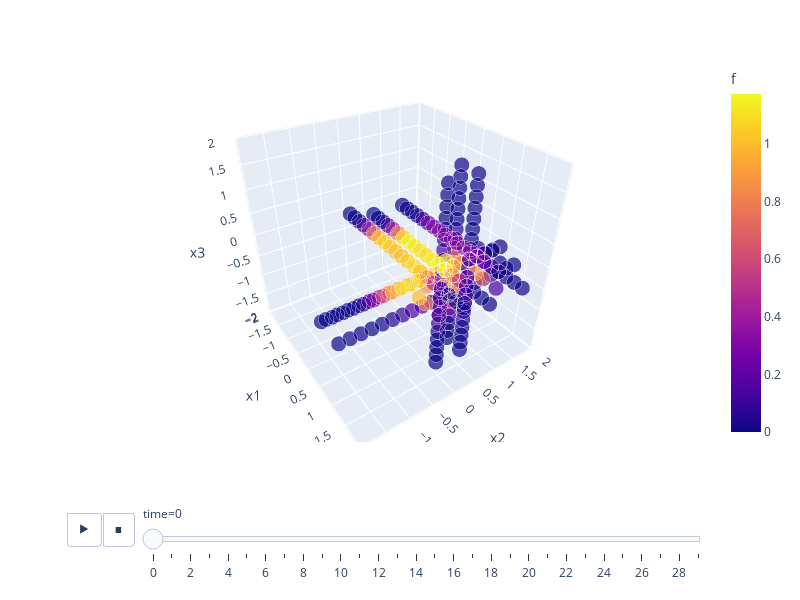

The cell this chart's notebook holds for it:
### Code cell
G_opt, df = ttnopt(G, O, nsweep = 5)
fig = grid_animation(df)
fig.show()

### Figure 1 — Plotly figure (JSON) as saved in the notebook; plotly's stock layout.template omitted (floating-point values rounded to 4 significant figures; data arrays with more than 128 entries replaced by an {"elided": "..."} marker saying what was removed)
{"data": [{"hovertemplate": "<b>%{hovertext}</b><br><br>time=0<br>x1=%{x}<br>x2=%{y}<br>x3=%{z}<br>size=%{marker.size}<br>f=%{marker.color}<extra></extra>", "hovertext": {"elided": "207 int values"}, "ids": {"elided": "207 int values"}, "legendgroup": "", "marker": {"color": {"elided": "207 float values"}, "coloraxis": "coloraxis", "size": {"elided": "207 int values"}, "sizemode": "area", "sizeref": 0.004444, "symbol": "circle"}, "mode": "markers", "name": "", "scene": "scene", "showlegend": false, "type": "scatter3d", "x": {"elided": "207 float values"}, "y": {"elided": "207 float values"}, "z": {"elided": "207 float values"}}], "layout": {"coloraxis": {"colorbar": {"title": {"text": "f"}}, "colorscale": [[0, "#0d0887"], [0.1111, "#46039f"], [0.2222, "#7201a8"], [0.3333, "#9c179e"], [0.4444, "#bd3786"], [0.5556, "#d8576b"], [0.6667, "#ed7953"], [0.7778, "#fb9f3a"], [0.8889, "#fdca26"], [1, "#f0f921"]]}, "height": 600, "legend": {"itemsizing": "constant", "tracegroupgap": 0}, "margin": {"t": 60}, "scene": {"camera": {"center": {"x": 0, "y": 0, "z": 0}, "eye": {"x": 1.5, "y": -1, "z": 1.2}, "up": {"x": 0, "y": 0, "z": 1}}, "domain": {"x": [0, 1], "y": [0, 1]}, "xaxis": {"title": {"text": "x1"}}, "yaxis": {"title": {"text": "x2"}}, "zaxis": {"title": {"text": "x3"}}}, "sliders": [{"active": 0, "currentvalue": {"prefix": "time="}, "len": 0.9, "pad": {"b": 10, "t": 60}, "steps": [{"args": [["0"], {"frame": {"duration": 0, "redraw": true}, "fromcurrent": true, "mode": "immediate", "transition": {"duration": 0, "easing": "linear"}}], "label": "0", "method": "animate"}, {"args": [["1"], {"frame": {"duration": 0, "redraw": true}, "fromcurrent": true, "mode": "immediate", "transition": {"duration": 0, "easing": "linear"}}], "label": "1", "method": "animate"}, {"args": [["2"], {"frame": {"duration": 0, "redraw": true}, "fromcurrent": true, "mode": "immediate", "transition": {"duration": 0, "easing": "linear"}}], "label": "2", "method": "animate"}, {"args": [["3"], {"frame": {"duration": 0, "redraw": true}, "fromcurrent": true, "mode": "immediate", "transition": {"duration": 0, "easing": "linear"}}], "label": "3", "method": "animate"}, {"args": [["4"], {"frame": {"duration": 0, "redraw": true}, "fromcurrent": true, "mode": "immediate", "transition": {"duration": 0, "easing": "linear"}}], "label": "4", "method": "animate"}, {"args": [["5"], {"frame": {"duration": 0, "redraw": true}, "fromcurrent": true, "mode": "immediate", "transition": {"duration": 0, "easing": "linear"}}], "label": "5", "method": "animate"}, {"args": [["6"], {"frame": {"duration": 0, "redraw": true}, "fromcurrent": true, "mode": "immediate", "transition": {"duration": 0, "easing": "linear"}}], "label": "6", "method": "animate"}, {"args": [["7"], {"frame": {"duration": 0, "redraw": true}, "fromcurrent": true, "mode": "immediate", "transition": {"duration": 0, "easing": "linear"}}], "label": "7", "method": "animate"}, {"args": [["8"], {"frame": {"duration": 0, "redraw": true}, "fromcurrent": true, "mode": "immediate", "transition": {"duration": 0, "easing": "linear"}}], "label": "8", "method": "animate"}, {"args": [["9"], {"frame": {"duration": 0, "redraw": true}, "fromcurrent": true, "mode": "immediate", "transition": {"duration": 0, "easing": "linear"}}], "label": "9", "method": "animate"}, {"args": [["10"], {"frame": {"duration": 0, "redraw": true}, "fromcurrent": true, "mode": "immediate", "transition": {"duration": 0, "easing": "linear"}}], "label": "10", "method": "animate"}, {"args": [["11"], {"frame": {"duration": 0, "redraw": true}, "fromcurrent": true, "mode": "immediate", "transition": {"duration": 0, "easing": "linear"}}], "label": "11", "method": "animate"}, {"args": [["12"], {"frame": {"duration": 0, "redraw": true}, "fromcurrent": true, "mode": "immediate", "transition": {"duration": 0, "easing": "linear"}}], "label": "12", "method": "animate"}, {"args": [["13"], {"frame": {"duration": 0, "redraw": true}, "fromcurrent": true, "mode": "immediate", "transition": {"duration": 0, "easing": "linear"}}], "label": "13", "method": "animate"}, {"args": [["14"], {"frame": {"duration": 0, "redraw": true}, "fromcurrent": true, "mode": "immediate", "transition": {"duration": 0, "easing": "linear"}}], "label": "14", "method": "animate"}, {"args": [["15"], {"frame": {"duration": 0, "redraw": true}, "fromcurrent": true, "mode": "immediate", "transition": {"duration": 0, "easing": "linear"}}], "label": "15", "method": "animate"}, {"args": [["16"], {"frame": {"duration": 0, "redraw": true}, "fromcurrent": true, "mode": "immediate", "transition": {"duration": 0, "easing": "linear"}}], "label": "16", "method": "animate"}, {"args": [["17"], {"frame": {"duration": 0, "redraw": true}, "fromcurrent": true, "mode": "immediate", "transition": {"duration": 0, "easing": "linear"}}], "label": "17", "method": "animate"}, {"args": [["18"], {"frame": {"duration": 0, "redraw": true}, "fromcurrent": true, "mode": "immediate", "transition": {"duration": 0, "easing": "linear"}}], "label": "18", "method": "animate"}, {"args": [["19"], {"frame": {"duration": 0, "redraw": true}, "fromcurrent": true, "mode": "immediate", "transition": {"duration": 0, "easing": "linear"}}], "label": "19", "method": "animate"}, {"args": [["20"], {"frame": {"duration": 0, "redraw": true}, "fromcurrent": true, "mode": "immediate", "transition": {"duration": 0, "easing": "linear"}}], "label": "20", "method": "animate"}, {"args": [["21"], {"frame": {"duration": 0, "redraw": true}, "fromcurrent": true, "mode": "immediate", "transition": {"duration": 0, "easing": "linear"}}], "label": "21", "method": "animate"}, {"args": [["22"], {"frame": {"duration": 0, "redraw": true}, "fromcurrent": true, "mode": "immediate", "transition": {"duration": 0, "easing": "linear"}}], "label": "22", "method": "animate"}, {"args": [["23"], {"frame": {"duration": 0, "redraw": true}, "fromcurrent": true, "mode": "immediate", "transition": {"duration": 0, "easing": "linear"}}], "label": "23", "method": "animate"}, {"args": [["24"], {"frame": {"duration": 0, "redraw": true}, "fromcurrent": true, "mode": "immediate", "transition": {"duration": 0, "easing": "linear"}}], "label": "24", "method": "animate"}, {"args": [["25"], {"frame": {"duration": 0, "redraw": true}, "fromcurrent": true, "mode": "immediate", "transition": {"duration": 0, "easing": "linear"}}], "label": "25", "method": "animate"}, {"args": [["26"], {"frame": {"duration": 0, "redraw": true}, "fromcurrent": true, "mode": "immediate", "transition": {"duration": 0, "easing": "linear"}}], "label": "26", "method": "animate"}, {"args": [["27"], {"frame": {"duration": 0, "redraw": true}, "fromcurrent": true, "mode": "immediate", "transition": {"duration": 0, "easing": "linear"}}], "label": "27", "method": "animate"}, {"args": [["28"], {"frame": {"duration": 0, "redraw": true}, "fromcurrent": true, "mode": "immediate", "transition": {"duration": 0, "easing": "linear"}}], "label": "28", "method": "animate"}, {"args": [["29"], {"frame": {"duration": 0, "redraw": true}, "fromcurrent": true, "mode": "immediate", "transition": {"duration": 0, "easing": "linear"}}], "label": "29", "method": "animate"}], "x": 0.1, "xanchor": "left", "y": 0, "yanchor": "top"}], "updatemenus": [{"buttons": [{"args": [null, {"frame": {"duration": 100, "redraw": true}, "fromcurrent": true, "mode": "immediate", "transition": {"duration": 20, "easing": "linear"}}], "label": "&#9654;", "method": "animate"}, {"args": [[null], {"frame": {"duration": 0, "redraw": true}, "fromcurrent": true, "mode": "immediate", "transition": {"duration": 0, "easing": "linear"}}], "label": "&#9724;", "method": "animate"}], "direction": "left", "pad": {"r": 10, "t": 70}, "showactive": false, "type": "buttons", "x": 0.1, "xanchor": "right", "y": 0, "yanchor": "top"}], "width": 800}}
